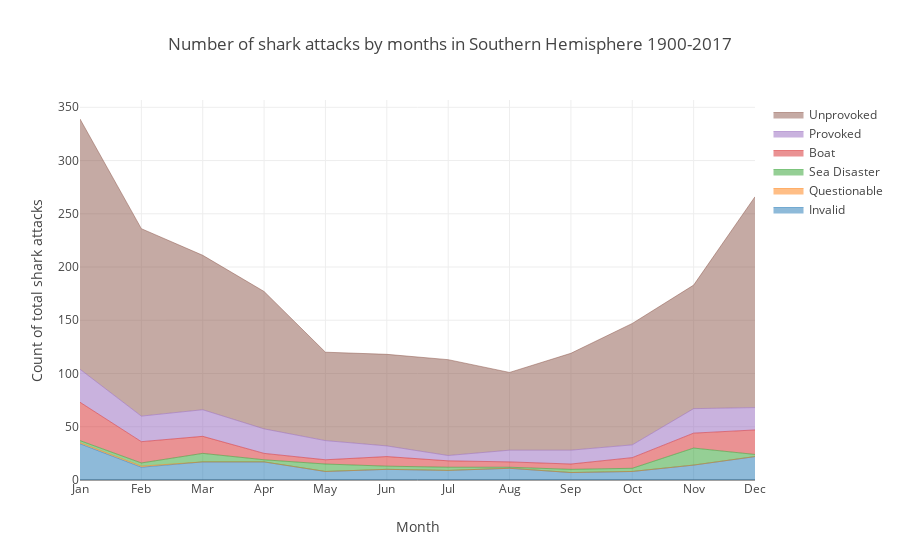

This figure's notebook cell:
### Code cell
trace0 = dict(
    x=months,
    y=invalid_s,
    hoverinfo='x+y',
    mode='lines',
    line=dict(width=0.5),
              
    stackgroup='one', name = 'Invalid'
)
trace1 = dict(
    x=months,
    y=questionable_s,
    hoverinfo='x+y',
    mode='lines',
    line=dict(width=0.5),
    stackgroup='one', name="Questionable"
)
trace2 = dict(
    x=months,
    y=sea_disaster_s,
    hoverinfo='x+y',
    mode='lines',
    line=dict(width=0.5),
              
    stackgroup='one', name='Sea Disaster'
)
trace3 = dict(
    x=months,
    y=boat_s,
    hoverinfo='x+y',
    mode='lines',
    line=dict(width=0.5),
              
    stackgroup='one', name='Boat'
)
trace4 = dict(
    x=months,
    y=provoked_s,
    hoverinfo='x+y',
    mode='lines',
    line=dict(width=0.5),
             
    stackgroup='one', name='Provoked'
)
trace5 = dict(
    x=months,
    y=unprovoked_s,
    hoverinfo='x+y',
    mode='lines',
    line=dict(width=0.5),
              
    stackgroup='one', name='Unprovoked'
)
data = [trace0, trace1, trace2, trace3, trace4, trace5]

layout = go.Layout(barmode='overlay',
        xaxis=dict(title='Month'),
                   
    title='Number of shark attacks by months in Southern Hemisphere 1900-2017',
    yaxis=dict(
        title='Count of total shark attacks'
    ),
    bargap=0.1
)

fig = go.Figure(data=data, layout=layout)
iplot(fig, filename = "Sharks stacked")

### Figure 1 — Plotly figure (JSON) as saved in the notebook; plotly's stock layout.template omitted (floating-point values rounded to 4 significant figures)
{"data": [{"hoverinfo": "x+y", "line": {"width": 0.5}, "mode": "lines", "name": "Invalid", "stackgroup": "one", "type": "scatter", "uid": "8aad0c37-561d-461a-8d5d-5f768e0b89aa", "x": ["Jan", "Feb", "Mar", "Apr", "May", "Jun", "Jul", "Aug", "Sep", "Oct", "Nov", "Dec"], "y": [34, 12, 17, 17, 8, 10, 9, 11, 7, 8, 14, 22]}, {"hoverinfo": "x+y", "line": {"width": 0.5}, "mode": "lines", "name": "Questionable", "stackgroup": "one", "type": "scatter", "uid": "76c960d3-4a25-4106-93aa-39f771eb4b0b", "x": ["Jan", "Feb", "Mar", "Apr", "May", "Jun", "Jul", "Aug", "Sep", "Oct", "Nov", "Dec"], "y": [1, 1]}, {"hoverinfo": "x+y", "line": {"width": 0.5}, "mode": "lines", "name": "Sea Disaster", "stackgroup": "one", "type": "scatter", "uid": "2c0aa2e7-04b5-41f6-b451-03dd4a3a125f", "x": ["Jan", "Feb", "Mar", "Apr", "May", "Jun", "Jul", "Aug", "Sep", "Oct", "Nov", "Dec"], "y": [2, 3, 8, 2, 7, 3, 3, 1, 3, 3, 16, 2]}, {"hoverinfo": "x+y", "line": {"width": 0.5}, "mode": "lines", "name": "Boat", "stackgroup": "one", "type": "scatter", "uid": "b1faf260-1742-4de9-b84c-aaecabf6b2e7", "x": ["Jan", "Feb", "Mar", "Apr", "May", "Jun", "Jul", "Aug", "Sep", "Oct", "Nov", "Dec"], "y": [36, 20, 16, 6, 4, 9, 6, 5, 5, 10, 14, 23]}, {"hoverinfo": "x+y", "line": {"width": 0.5}, "mode": "lines", "name": "Provoked", "stackgroup": "one", "type": "scatter", "uid": "fd9baccd-9cb6-443a-9aa1-49f1769500f9", "x": ["Jan", "Feb", "Mar", "Apr", "May", "Jun", "Jul", "Aug", "Sep", "Oct", "Nov", "Dec"], "y": [31, 24, 25, 23, 18, 10, 5, 11, 13, 12, 23, 21]}, {"hoverinfo": "x+y", "line": {"width": 0.5}, "mode": "lines", "name": "Unprovoked", "stackgroup": "one", "type": "scatter", "uid": "8230ab76-7891-4d0d-9530-f5b98a60ce32", "x": ["Jan", "Feb", "Mar", "Apr", "May", "Jun", "Jul", "Aug", "Sep", "Oct", "Nov", "Dec"], "y": [235, 176, 145, 129, 83, 86, 90, 73, 91, 114, 116, 198]}], "layout": {"bargap": 0.1, "barmode": "overlay", "title": {"text": "Number of shark attacks by months in Southern Hemisphere 1900-2017"}, "xaxis": {"title": {"text": "Month"}}, "yaxis": {"title": {"text": "Count of total shark attacks"}}}}
